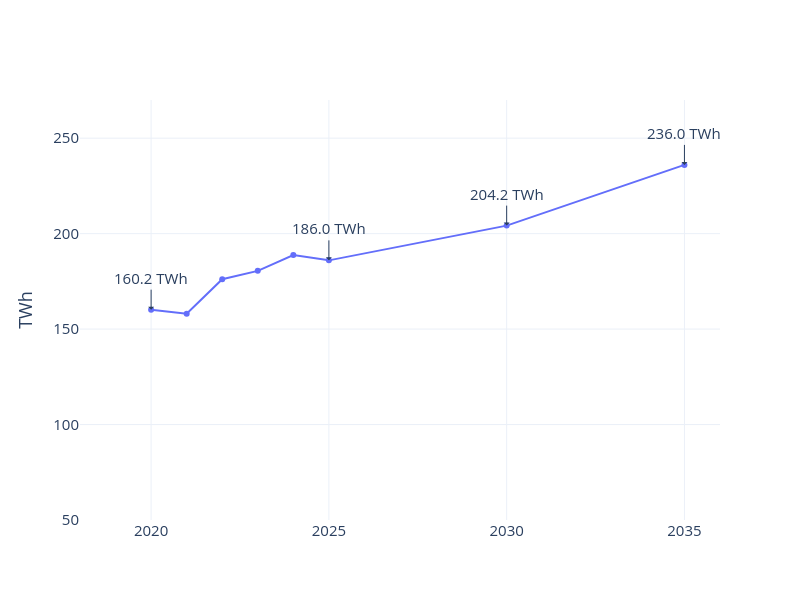

Here is the notebook cell this chart was saved with:
### Code cell
years_cap, values_cap = xy(dictCapTWh)

fig = go.Figure()

for name, x, y, dash in [
    ("Current Policies", years_cap, values_cap, None),
]:
    fig.add_trace(go.Scatter(
        x=list(x), y=list(y),
        mode='lines+markers',
        name=name,
        line=(dict(dash=dash) if dash else None)
    ))

# Build annotations without repeating blocks
target_years = [2020, 2025, 2030, 2035]
annotations = []
for yr in target_years:
    val = dictCapTWh.get(yr)
    if val is not None:
        annotations.append(go.layout.Annotation(
            x=yr, y=val,
            xanchor='center', yanchor='bottom',
            text=f"{val:.1f} TWh",
            showarrow=True, arrowhead=1, ax=0, ay=-20,
            font=dict(size=15),
        ))

fig.update_layout(
    template='plotly_white',
    title_x=0.5,
    width=800, height=600,
    annotations=annotations,
    xaxis=dict(
        # title='Year',
        title_font=dict(size=18),
        tickfont=dict(size=15),
        tickvals=[2020, 2025, 2030, 2035],  # custom tick positions
        range=[2018, 2036]                  # xrange
    ),
    yaxis=dict(
        title='TWh',
        title_font=dict(size=18),
        tickfont=dict(size=15),
        range=[50, 270]                       # yrange
    ),
)

import plotly.io as pio
pio.write_image(fig, "../figure/nuclear.jpg", width=800, height=600, scale=3)
fig.show()

### Figure 1 — Plotly figure (JSON) as saved in the notebook; plotly's stock layout.template omitted (floating-point values rounded to 4 significant figures)
{"data": [{"mode": "lines+markers", "name": "Current Policies", "type": "scatter", "x": [2020, 2021, 2022, 2023, 2024, 2025, 2030, 2035], "y": [160.2, 158, 176.1, 180.5, 188.8, 186, 204.2, 236]}], "layout": {"annotations": [{"arrowhead": 1, "ax": 0, "ay": -20, "font": {"size": 15}, "showarrow": true, "text": "160.2 TWh", "x": 2020, "xanchor": "center", "y": 160.2, "yanchor": "bottom"}, {"arrowhead": 1, "ax": 0, "ay": -20, "font": {"size": 15}, "showarrow": true, "text": "186.0 TWh", "x": 2025, "xanchor": "center", "y": 186, "yanchor": "bottom"}, {"arrowhead": 1, "ax": 0, "ay": -20, "font": {"size": 15}, "showarrow": true, "text": "204.2 TWh", "x": 2030, "xanchor": "center", "y": 204.2, "yanchor": "bottom"}, {"arrowhead": 1, "ax": 0, "ay": -20, "font": {"size": 15}, "showarrow": true, "text": "236.0 TWh", "x": 2035, "xanchor": "center", "y": 236, "yanchor": "bottom"}], "height": 600, "title": {"x": 0.5}, "width": 800, "xaxis": {"range": [2018, 2036], "tickfont": {"size": 15}, "tickvals": [2020, 2025, 2030, 2035], "title": {"font": {"size": 18}}}, "yaxis": {"range": [50, 270], "tickfont": {"size": 15}, "title": {"font": {"size": 18}, "text": "TWh"}}}}
